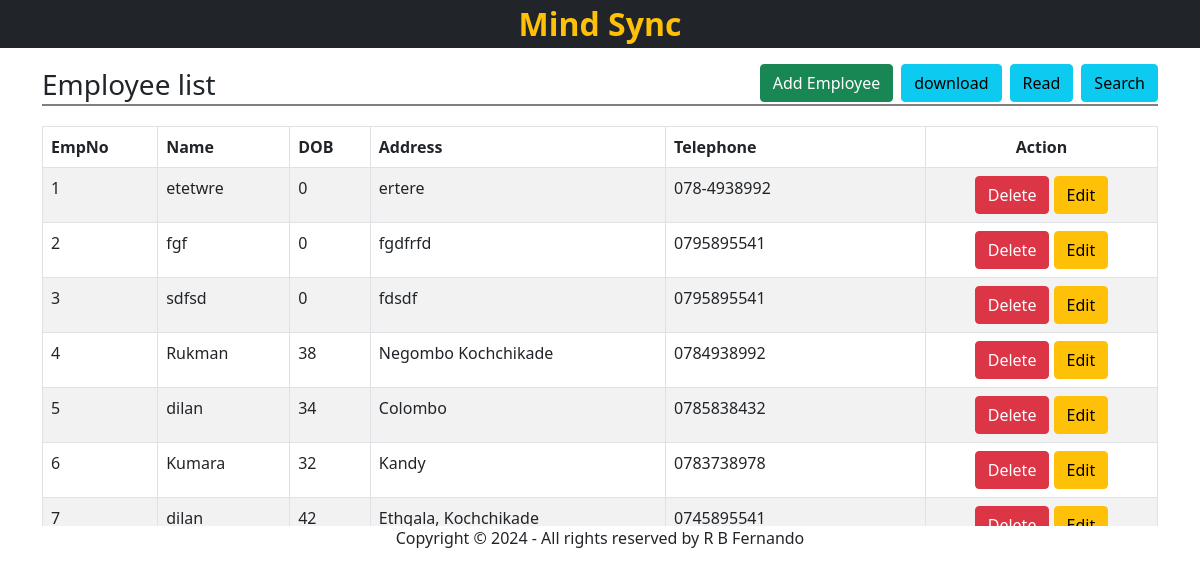
The page /view/public/index.php on the database as committed earlier.
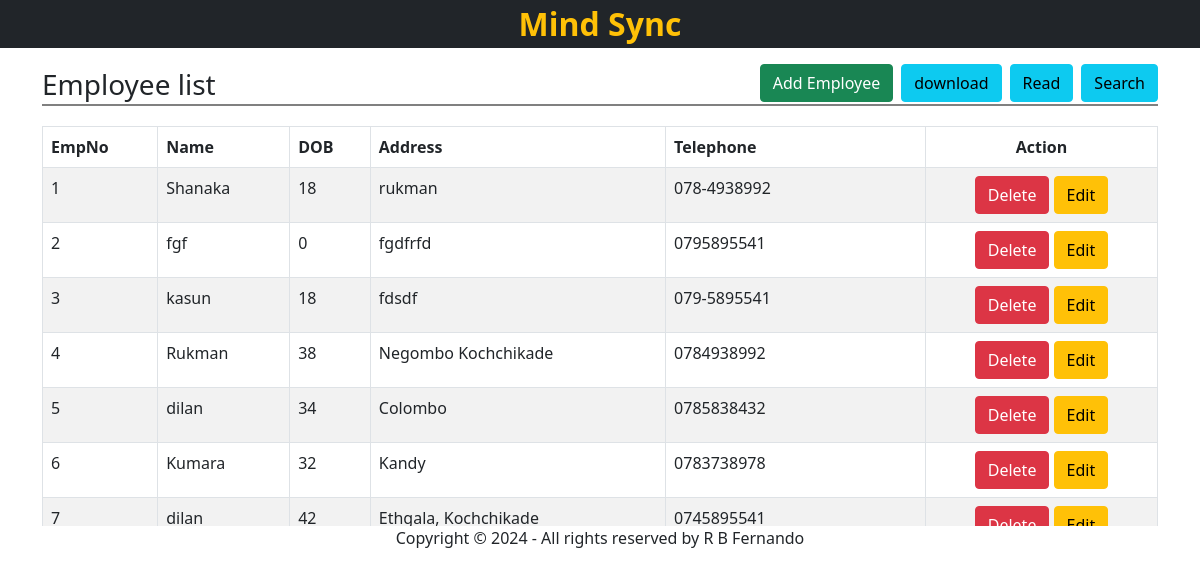
The same page on the database as committed later.
### tables this page shows
CREATE TABLE "employees"(id INTEGER PRIMARY KEY, name VARCHAR(1000), dob VARCHAR(10), address VARCHAR(255), tele VARCHAR(12));

### view/public/index.php (the view, shortened to what this page needs)
<?php
require('../../database/db_config.php');
require('../include/html_head.php');
?>
<body>
    <?php
    include('../include/header.php');
    ?>
    <main>
        <div class="container">
            <h3 class="page-title">Employee list
                <a href="search-employee.php" class="btn btn-info float-end ms-2">Search</a>
                <a href="read-employee-file.php" class="btn btn-info float-end ms-2">Read</a>
                <a href="download.php" class="btn btn-info float-end ms-2">download</a>
                <a href="add-employee.php" class="btn btn-success float-end">Add Employee</a>
            </h3>
            <div class="scrollable">
                <table class="table table-bordered table-striped">
                    <thead>
                        <tr>
                            <th>EmpNo</th>
                            <th>Name</th>
                            <th>DOB</th>
                            <th>Address</th>
                            <th>Telephone</th>
                            <th class="text-center">Action</th>
                        </tr>
                    </thead>
                    <tbody>
                        <?php
                        $sql = "SELECT * FROM employees";
                        $results = $db->query($sql);
                        while ($row = $results->fetchArray(SQLITE3_ASSOC)) {
                            $from = new DateTime($row['dob']);
                            $to = new DateTime('today');
                            $age = $from->diff($to)->y;
                        ?>
                            <tr>
                                <td><?= $row['id'] ?></td>
                                <td><?= $row['name'] ?></td>
                                <td><?= $age ?></td>
                                <td><?= $row['address'] ?></td>
                                <td><?= $row['tele'] ?></td>
                                <td class="text-center">
                                    <form action="delete-employee.php" method="post">
                                        <button type="submit" class="btn btn-danger">Delete</button>
                                        <a href="edit-employee.php?id=<?= $row['id'] ?>" class="btn btn-warning">Edit</a>
                                    </form>
                                </td>
                            </tr>
                        <?php
                        }
                        ?>
                    </tbody>
                </table>
            </div>
        </div>
    </main>
    <?php
    include('../include/footer.php');
    ?>
</body>
</html>

### view/include/html_head.php (shortened to what this page needs)
<!DOCTYPE html>
<html lang="en">
<head>
    <link href="https://cdn.jsdelivr.net/npm/bootstrap@5.0.2/dist/css/bootstrap.min.css" rel="stylesheet">
    <link rel="stylesheet" href="/../../css/style.css">
</head>

### view/include/header.php
<header class="bg-dark">
    <div class="fs-2 fw-bolder text-warning text-center mb-3">Mind Sync</div>
</header>

### view/include/footer.php (shortened to what this page needs)
<footer>
    <div class="text-center">
        Copyright &copy; 2024 - All rights reserved by R B Fernando
    </div>
</footer>

### css/style.css (style rules this page uses)
.page-title { line-height: 40px; border-bottom: 2px solid gray; margin-bottom: 20px; }
.scrollable { height: 400px; overflow: scroll; }

Rows that differ between the two databases and show on the page:
changed employees id 1: name "etetwre" → "Shanaka"; dob "0" → "18"; address "ertere" → "rukman"
changed employees "fdsdf": name "sdfsd" → "kasun"; dob "0" → "18"; tele "0795895541" → "079-5895541"
